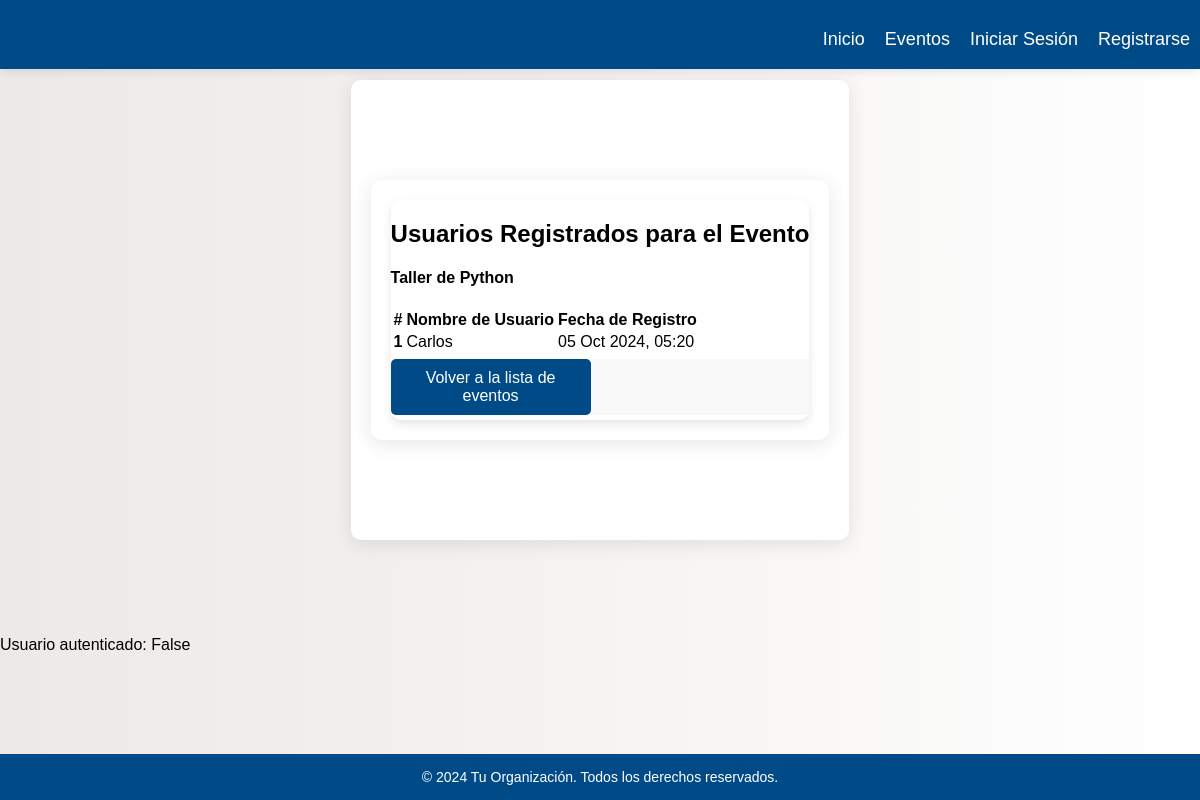
The app's page /eventos/1/registrados/ with its own data.
### eventosya/models.py (models this page shows, shortened)
class Evento(models.Model):
    nombrEvento = models.CharField(max_length=100)
    descripcion = models.TextField()
    fechaInicio = models.DateTimeField()
    fechaFin = models.DateTimeField()
    lugar = models.CharField(max_length=100)
    categoria = models.ForeignKey(Categoria, on_delete=models.SET_NULL, null=True, blank=True)
    organizador = models.ForeignKey(User, on_delete=models.SET_NULL, null=True)
    costo = models.DecimalField(max_digits=8, decimal_places=2, default=0.0)  # Ej: Precio en USD
    estadoEvento = models.CharField(max_length=20, default='Pendiente')  # Pendiente, En Curso, Finalizado, Cancelado
    imagen = models.ImageField(upload_to='eventos/', null=True, blank=True)  # Campo para la imagen del evento

class RegistroEvento(models.Model):
    usuario = models.ForeignKey('auth.User', on_delete=models.CASCADE)
    evento = models.ForeignKey(Evento, on_delete=models.CASCADE)
    fechaRegistro = models.DateTimeField(auto_now_add=True)

### eventosya/views.py (the view)
# urls.py: path('eventos/<int:evento_id>/registrados/', views.ver_registrados, name='ver_registrados'),
def ver_registrados(request, evento_id):
    evento = get_object_or_404(Evento, id=evento_id)
    registrados = RegistroEvento.objects.filter(evento=evento)
    context = {
        'evento': evento,
        'registrados': registrados,
    }
    return render(request, 'eventos/ver_registrados.html', context)

### eventosya/templates/eventos/ver_registrados.html
{% extends "base.html" %}
{% block content %}
<div class="container mt-5">
    <div class="card">
        <div class="card-header bg-primary text-white text-center">
            <h2>Usuarios Registrados para el Evento</h2>
            <h4>{{ evento.nombrEvento }}</h4>
        </div>
        <div class="card-body">
            {% if registrados %}
                <table class="table table-hover table-bordered">
                    <thead class="thead-dark">
                        <tr>
                            <th scope="col">#</th>
                            <th scope="col">Nombre de Usuario</th>
                            <th scope="col">Fecha de Registro</th>
                        </tr>
                    </thead>
                    <tbody>
                        {% for registro in registrados %}
                            <tr>
                                <th scope="row">{{ forloop.counter }}</th>
                                <td>{{ registro.usuario.username }}</td>
                                <td>{{ registro.fechaRegistro|date:"d M Y, H:i" }}</td>
                            </tr>
                        {% endfor %}
                    </tbody>
                </table>
            {% else %}
                <div class="alert alert-info text-center" role="alert">
                    No hay usuarios registrados para este evento.
                </div>
            {% endif %}
        </div>
        <div class="card-footer text-center">
            <a href="{% url 'listarEventos' %}" class="btn btn-secondary">Volver a la lista de eventos</a>
        </div>
    </div>
</div>
{% endblock %}

### eventosya/static/css/estilos.css (style rules this page uses)
* { box-sizing: border-box; }
body { font-family: 'Arial', sans-serif; background: linear-gradient(to right, #ece9e6, #ffffff); margin: 0; padding: 0; height: 100vh; display: flex; flex-direction: column; }
.container { display: flex; justify-content: center; align-items: flex-start; max-width: 1200px; margin: 80px auto 20px; padding: 20px; flex-wrap: wrap; }
.btn { background-color: #004b87; color: white; border: none; border-radius: 5px; padding: 10px 20px; font-size: 16px; cursor: pointer; transition: background-color 0.3s, transform 0.2s; margin: 10px; width: calc(50% - 20px); }

### eventosya/static/css/form_styles.css (style rules this page uses)
.container { max-width: 800px; margin: auto; padding: 20px; background-color: #ffffff; border-radius: 8px; box-shadow: 0 2px 10px rgba(0, 0, 0, 0.1); display: flex; flex-direction: row; justify-content: space-between; }
a { text-align: center; color: #07315d; text-decoration: none; display: block; margin-top: 10px; }

### eventosya/static/css/eventos.css (style rules this page uses)
body { margin: 0; padding: 0; font-family: 'Arial', sans-serif; background-color: #f4f4f4; }
.container { max-width: 1200px; margin: 40px auto; padding: 20px; background: #ffffff; border-radius: 10px; box-shadow: 0 4px 20px rgba(0, 0, 0, 0.1); }
.btn { width: 100%; max-width: 200px; margin: 5px 0; background-color: #f0c040; color: #004b87; padding: 10px 15px; border: none; border-radius: 5px; cursor: pointer; transition: background-color 0.3s, transform 0.3s; }

### eventosya/static/css/detalleEventos.css (style rules this page uses)
body { margin: 0; padding: 0; font-family: 'Arial', sans-serif; background-color: #f4f4f4; }
.container { max-width: 1200px; margin: 80px auto; padding: 20px; background: #ffffff; border-radius: 10px; box-shadow: 0 4px 20px rgba(0, 0, 0, 0.1); }
.card { border: none; border-radius: 10px; box-shadow: 0 4px 10px rgba(0, 0, 0, 0.1); }
.card-footer { background-color: #f9f9f9; }
.btn-secondary { background-color: #004b87; color: #ffffff; padding: 10px 15px; border-radius: 5px; transition: background-color 0.3s; }

### records on screen
Evento: nombrEvento "Taller de Python"
RegistroEvento: usuario.username "Carlos", fechaRegistro "05 Oct 2024, 05:20"

### other values on screen
{{ user.is_authenticated }} "False"
